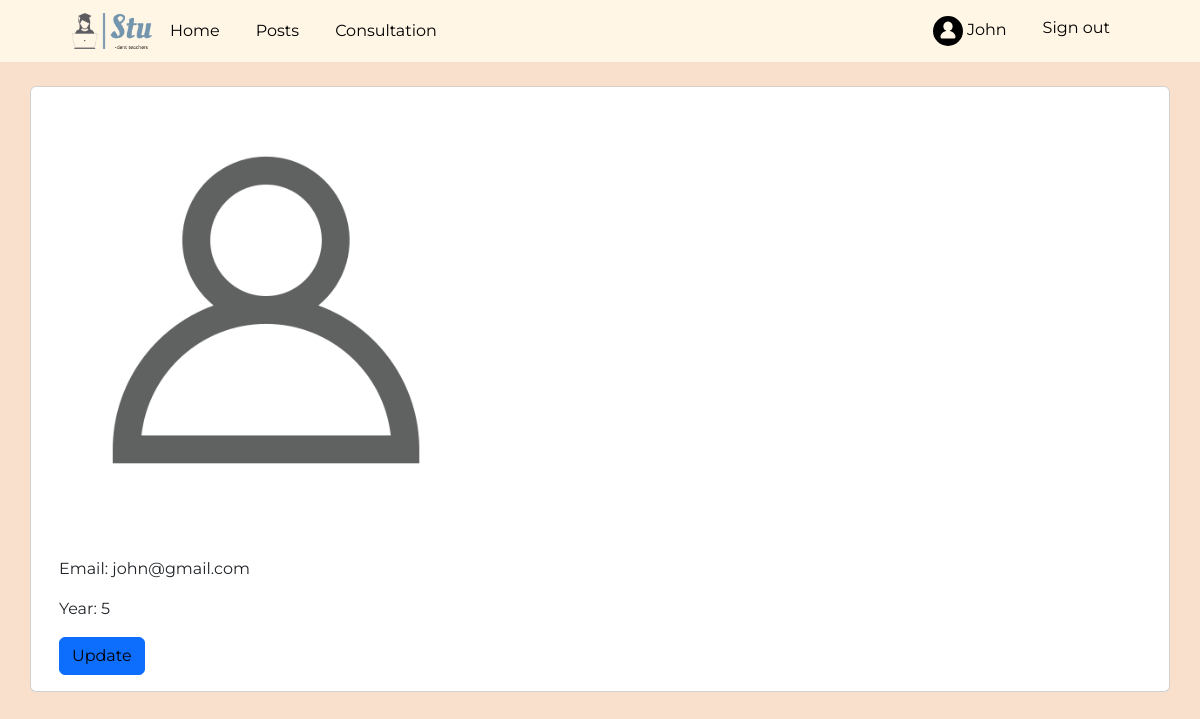
Screenshot of /profile (signed in) with the database file from the repository.
### tables this page shows
CREATE TABLE "Users" (
	"Email"	TEXT NOT NULL UNIQUE,
	"Password"	TEXT NOT NULL,
	"Username"	TEXT NOT NULL,
	"Year"	INTEGER NOT NULL,
	"Image"	BLOB,
	PRIMARY KEY("Email")
);

### app.py (the view)
@app.route("/profile", methods=["POST","GET"])
def profile():
    if request.method == "GET":
        if request.cookies.get('Email') == None:
            return redirect(url_for("home"))
        else:
            db = sqlite3.connect(db_path)
            query = """
            SELECT Username, Email, Year, Image
            FROM Users
            WHERE Email = ?
            """
            cursor=db.execute(query, (request.cookies.get('Email'),))
            result = cursor.fetchall()
            cursor.close()
            db.close()
            return render_template("profile.html", result = result[0][0], email=result[0][1], year=result[0][2], image=result[0][3], login=True)

### templates/profile.html (shortened to what this page needs)
<!DOCTYPE html>
<html>
	<head>
		<link rel="stylesheet" href="../static/css/profile.css">
		<link href="https://cdn.jsdelivr.net/npm/bootstrap@5.2.2/dist/css/bootstrap.min.css" rel="stylesheet">
	</head>
	<body>
		<div style="background-color: #FFF6E5;">
			<nav class="navbarAddition navbar navbar-expand-lg">
			<div class="container-fluid">
			<a href="{{url_for('home')}}"><img src="static/images/projectImages/darkStuLogo.png" width="80px" height="auto" alt="Not Found" onerror=this.src="static/images/person.jpeg"></a>
			<div class="collapse navbar-collapse" id="navbarSupportedContent">
				<ul class="navbar-nav">
					<li class="navbarText nav-item">
						<a class="Text nav-link active" aria-current="page" href="{{url_for('home')}}">Home</a>
					</li>
					<li class="navbarText nav-item">
						<a class="Text nav-link active" aria-current="page" href="{{url_for('posting')}}">Posts</a>
					</li>
                    <li class="navbarText nav-item">
						<a class="Text nav-link active" aria-current="page" href="{{url_for('consultations')}}">Consultation</a>
					</li>
				</ul>
			</div>
			{% if login == False %}
			<div class="collapse navbar-collapse justify-content-end" id="navbarSupportedContent">
				<ul class="navbar-nav">
					<li class="navbarText nav-item">
						<a class="Text nav-link" href="{{url_for('login')}}">Login</a>
					</li>
					<li class="navbarText nav-item">
						<a class="Text nav-link" href="{{url_for('signup')}}">Sign up</a>
					</li>
                    <li class="navbarText nav-item">
						<a class="Text nav-link active" aria-current="page" href="{{url_for('consultations')}}">Consultation</a>
					</li>
				</ul>
			</div>
			{% else %}
			<div class="collapse navbar-collapse justify-content-end" id="navbarSupportedContent">
				<ul class="navbar-nav">
					<li class="navbarText nav-item">
						<a class="Text nav-link" href="{{url_for('profile')}}">
						<svg xmlns="http://www.w3.org/2000/svg" viewBox="0 0 16 16" width="30" height="30"><path fill-rule="evenodd" d="M8 16A8 8 0 108 0a8 8 0 000 16zm.847-8.145a2.502 2.502 0 10-1.694 0C5.471 8.261 4 9.775 4 11c0 .395.145.995 1 .995h6c.855 0 1-.6 1-.995 0-1.224-1.47-2.74-3.153-3.145z"></path></svg>
						{{result}}
						</a>
					</li>
					<li class="navbarText nav-item">
						<a class="Text nav-link" href="{{url_for('signout')}}">Sign out</a>
					</li>
				</ul>
			</div>
			{% endif %}
			</div>
			</nav>
        </div>
		<div class="card container-sm">
			<img src="{{image}}" class="profImg" alt="Not Found" onerror=this.src="static/images/person.jpeg">
			<div class="card-body">
				<p class="card-text">Email: {{email}}</p>
				<p class="card-text">Year: {{year}}</p>
				<a href="{{url_for('editProfile')}}" class="btn btn-primary">Update</a>
			</div>
		</div>
	</body>
</html>

### static/css/profile.css (style rules this page uses)
* { margin:0; padding:0; font-family: "Montserrat",sans-serif; }
body { background-color: #F8E0CC !important; }
.navbarAddition { width: 90%; margin: auto; padding: 35px 0; display:flex; align-items: center; justify-content: space-between; }
.navbarText { margin: 0 10px; }
a { transition: color 0.2s, transform 0.2s, transform-origin 0.2s; color: black !important; transform-origin: center; }
.profImg { max-width: 40% !important; height: auto; }

### rows the page displays
Users: Username "John", Image (picture), Email "john@gmail.com"

### other values shown
{{ year }} "5"
